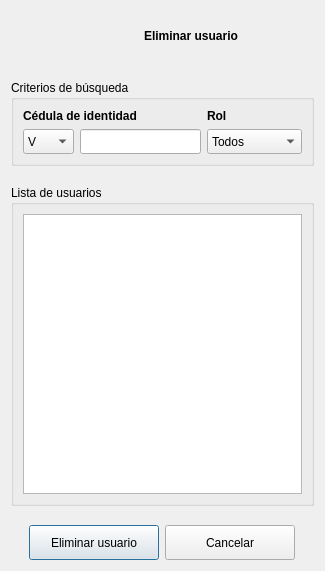
<?xml version="1.0" encoding="UTF-8"?>
<ui version="4.0">
 <class>dlgEliminarUsuario</class>
 <widget class="QDialog" name="dlgEliminarUsuario">
  <property name="geometry">
   <rect>
    <x>0</x>
    <y>0</y>
    <width>325</width>
    <height>571</height>
   </rect>
  </property>
  <property name="windowTitle">
   <string>Dialog</string>
  </property>
  <layout class="QGridLayout" name="gridLayout_3">
   <item row="0" column="0">
    <layout class="QVBoxLayout" name="verticalLayout_3">
     <item>
      <layout class="QVBoxLayout" name="verticalLayout_2">
       <item>
        <layout class="QHBoxLayout" name="horizontalLayout_2">
         <item>
          <spacer name="horizontalSpacer_14">
           <property name="orientation">
            <enum>Qt::Horizontal</enum>
           </property>
           <property name="sizeHint" stdset="0">
            <size>
             <width>40</width>
             <height>20</height>
            </size>
           </property>
          </spacer>
         </item>
         <item>
          <widget class="QLabel" name="etqLogoVer_2">
           <property name="minimumSize">
            <size>
             <width>50</width>
             <height>50</height>
            </size>
           </property>
           <property name="maximumSize">
            <size>
             <width>50</width>
             <height>50</height>
            </size>
           </property>
           <property name="text">
            <string/>
           </property>
           <property name="pixmap">
            <pixmap resource="recursos.qrc">:/img/borrar_usuario.png</pixmap>
           </property>
           <property name="scaledContents">
            <bool>true</bool>
           </property>
          </widget>
         </item>
         <item>
          <widget class="QLabel" name="label_2">
           <property name="font">
            <font>
             <weight>75</weight>
             <bold>true</bold>
            </font>
           </property>
           <property name="text">
            <string>Eliminar usuario</string>
           </property>
          </widget>
         </item>
         <item>
          <spacer name="horizontalSpacer_7">
           <property name="orientation">
            <enum>Qt::Horizontal</enum>
           </property>
           <property name="sizeHint" stdset="0">
            <size>
             <width>40</width>
             <height>20</height>
            </size>
           </property>
          </spacer>
         </item>
        </layout>
       </item>
       <item>
        <spacer name="verticalSpacer">
         <property name="orientation">
          <enum>Qt::Vertical</enum>
         </property>
         <property name="sizeType">
          <enum>QSizePolicy::Fixed</enum>
         </property>
         <property name="sizeHint" stdset="0">
          <size>
           <width>20</width>
           <height>13</height>
          </size>
         </property>
        </spacer>
       </item>
       <item>
        <widget class="QGroupBox" name="groupBox">
         <property name="font">
          <font>
           <weight>50</weight>
           <bold>false</bold>
          </font>
         </property>
         <property name="title">
          <string>Criterios de búsqueda</string>
         </property>
         <layout class="QGridLayout" name="gridLayout">
          <item row="0" column="0">
           <layout class="QHBoxLayout" name="horizontalLayout_3">
            <item>
             <layout class="QVBoxLayout" name="verticalLayout">
              <item>
               <widget class="QLabel" name="etqCI">
                <property name="text">
                 <string>&lt;html&gt;&lt;head/&gt;&lt;body&gt;&lt;p&gt;&lt;span style=&quot; font-weight:600;&quot;&gt;Cédula de identidad&lt;/span&gt;&lt;/p&gt;&lt;/body&gt;&lt;/html&gt;</string>
                </property>
               </widget>
              </item>
              <item>
               <layout class="QHBoxLayout" name="horizontalLayout">
                <item>
                 <widget class="QComboBox" name="cBoxCI">
                  <property name="minimumSize">
                   <size>
                    <width>51</width>
                    <height>25</height>
                   </size>
                  </property>
                  <property name="maximumSize">
                   <size>
                    <width>51</width>
                    <height>25</height>
                   </size>
                  </property>
                  <item>
                   <property name="text">
                    <string>V</string>
                   </property>
                  </item>
                  <item>
                   <property name="text">
                    <string>E</string>
                   </property>
                  </item>
                 </widget>
                </item>
                <item>
                 <widget class="QLineEdit" name="lineaCI">
                  <property name="minimumSize">
                   <size>
                    <width>121</width>
                    <height>25</height>
                   </size>
                  </property>
                  <property name="maximumSize">
                   <size>
                    <width>16777215</width>
                    <height>25</height>
                   </size>
                  </property>
                  <property name="inputMethodHints">
                   <set>Qt::ImhDigitsOnly|Qt::ImhPreferNumbers</set>
                  </property>
                  <property name="text">
                   <string/>
                  </property>
                  <property name="maxLength">
                   <number>9</number>
                  </property>
                  <property name="clearButtonEnabled">
                   <bool>false</bool>
                  </property>
                 </widget>
                </item>
               </layout>
              </item>
             </layout>
            </item>
            <item>
             <layout class="QVBoxLayout" name="verticalLayout_4">
              <item>
               <widget class="QLabel" name="etqRol">
                <property name="text">
                 <string>&lt;html&gt;&lt;head/&gt;&lt;body&gt;&lt;p&gt;&lt;span style=&quot; font-weight:600;&quot;&gt;Rol&lt;/span&gt;&lt;/p&gt;&lt;/body&gt;&lt;/html&gt;</string>
                </property>
               </widget>
              </item>
              <item>
               <widget class="QComboBox" name="cBoxRol">
                <property name="minimumSize">
                 <size>
                  <width>91</width>
                  <height>25</height>
                 </size>
                </property>
                <property name="maximumSize">
                 <size>
                  <width>16777215</width>
                  <height>25</height>
                 </size>
                </property>
                <property name="currentIndex">
                 <number>0</number>
                </property>
                <property name="frame">
                 <bool>true</bool>
                </property>
                <item>
                 <property name="text">
                  <string>Todos</string>
                 </property>
                </item>
                <item>
                 <property name="text">
                  <string>Dermatólogo</string>
                 </property>
                </item>
                <item>
                 <property name="text">
                  <string>Investigador</string>
                 </property>
                </item>
                <item>
                 <property name="text">
                  <string>Administrador</string>
                 </property>
                </item>
               </widget>
              </item>
             </layout>
            </item>
           </layout>
          </item>
         </layout>
        </widget>
       </item>
       <item>
        <spacer name="verticalSpacer_3">
         <property name="orientation">
          <enum>Qt::Vertical</enum>
         </property>
         <property name="sizeType">
          <enum>QSizePolicy::Fixed</enum>
         </property>
         <property name="sizeHint" stdset="0">
          <size>
           <width>17</width>
           <height>13</height>
          </size>
         </property>
        </spacer>
       </item>
       <item>
        <widget class="QGroupBox" name="groupBox_2">
         <property name="font">
          <font>
           <weight>50</weight>
           <bold>false</bold>
          </font>
         </property>
         <property name="title">
          <string>Lista de usuarios</string>
         </property>
         <layout class="QGridLayout" name="gridLayout_2">
          <item row="0" column="0">
           <widget class="QListView" name="listView">
            <property name="sizePolicy">
             <sizepolicy hsizetype="Expanding" vsizetype="Expanding">
              <horstretch>0</horstretch>
              <verstretch>0</verstretch>
             </sizepolicy>
            </property>
            <property name="sizeAdjustPolicy">
             <enum>QAbstractScrollArea::AdjustToContents</enum>
            </property>
            <property name="resizeMode">
             <enum>QListView::Adjust</enum>
            </property>
            <property name="viewMode">
             <enum>QListView::ListMode</enum>
            </property>
           </widget>
          </item>
         </layout>
        </widget>
       </item>
      </layout>
     </item>
     <item>
      <spacer name="verticalSpacer_5">
       <property name="orientation">
        <enum>Qt::Vertical</enum>
       </property>
       <property name="sizeType">
        <enum>QSizePolicy::Fixed</enum>
       </property>
       <property name="sizeHint" stdset="0">
        <size>
         <width>20</width>
         <height>13</height>
        </size>
       </property>
      </spacer>
     </item>
     <item>
      <layout class="QHBoxLayout" name="horizontalLayout_4">
       <item>
        <spacer name="horizontalSpacer_2">
         <property name="orientation">
          <enum>Qt::Horizontal</enum>
         </property>
         <property name="sizeHint" stdset="0">
          <size>
           <width>40</width>
           <height>20</height>
          </size>
         </property>
        </spacer>
       </item>
       <item>
        <widget class="QPushButton" name="btnEliminar">
         <property name="minimumSize">
          <size>
           <width>130</width>
           <height>35</height>
          </size>
         </property>
         <property name="maximumSize">
          <size>
           <width>130</width>
           <height>35</height>
          </size>
         </property>
         <property name="text">
          <string>Eliminar usuario</string>
         </property>
         <property name="iconSize">
          <size>
           <width>25</width>
           <height>20</height>
          </size>
         </property>
        </widget>
       </item>
       <item>
        <widget class="QPushButton" name="btnCancelar">
         <property name="minimumSize">
          <size>
           <width>130</width>
           <height>35</height>
          </size>
         </property>
         <property name="maximumSize">
          <size>
           <width>130</width>
           <height>35</height>
          </size>
         </property>
         <property name="text">
          <string>Cancelar</string>
         </property>
         <property name="iconSize">
          <size>
           <width>25</width>
           <height>20</height>
          </size>
         </property>
        </widget>
       </item>
       <item>
        <spacer name="horizontalSpacer">
         <property name="orientation">
          <enum>Qt::Horizontal</enum>
         </property>
         <property name="sizeHint" stdset="0">
          <size>
           <width>40</width>
           <height>20</height>
          </size>
         </property>
        </spacer>
       </item>
      </layout>
     </item>
    </layout>
   </item>
  </layout>
  <zorder></zorder>
 </widget>
 <resources>
  <include location="recursos.qrc"/>
 </resources>
 <connections/>
</ui>
